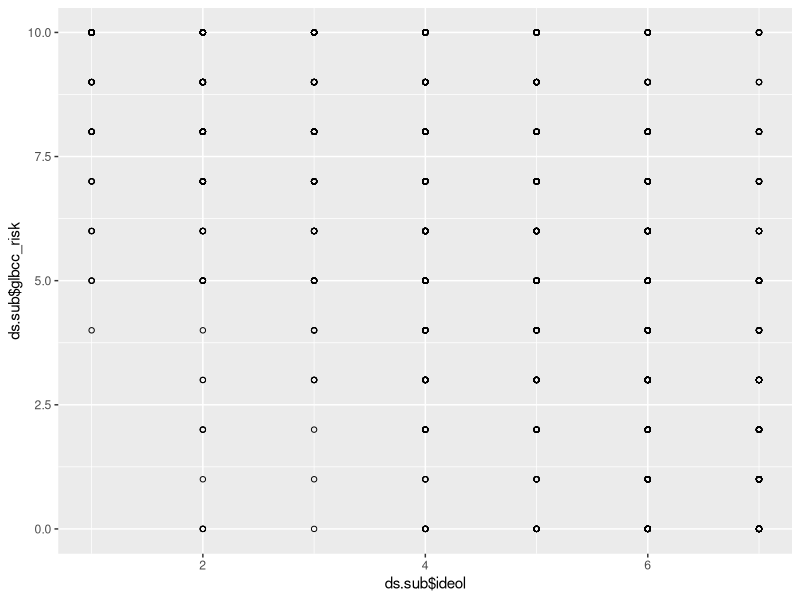
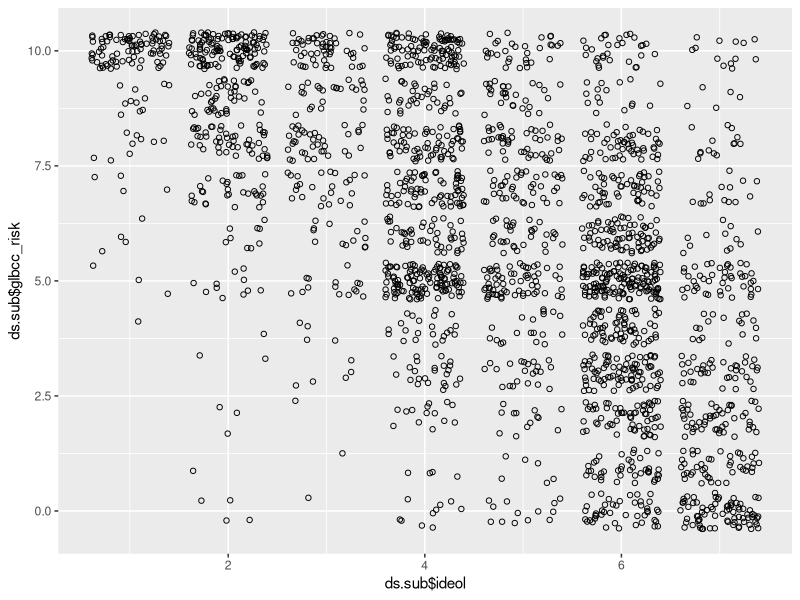
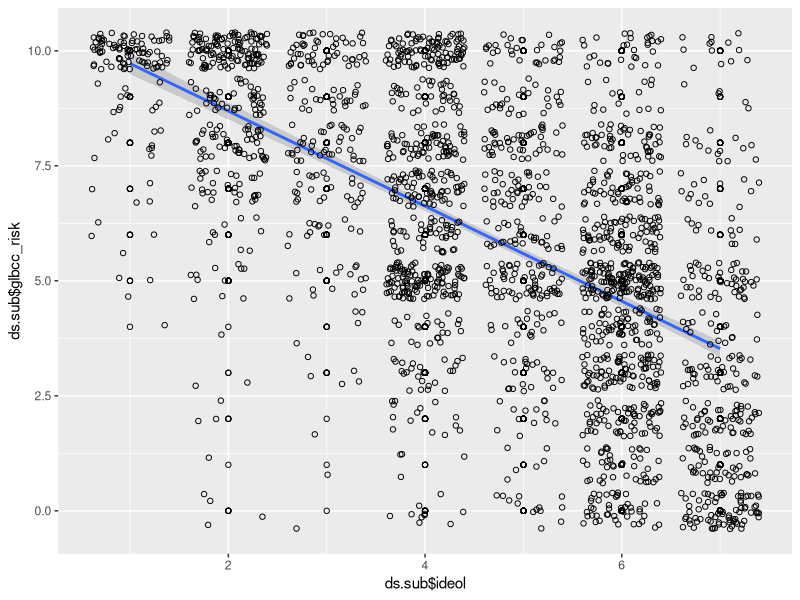
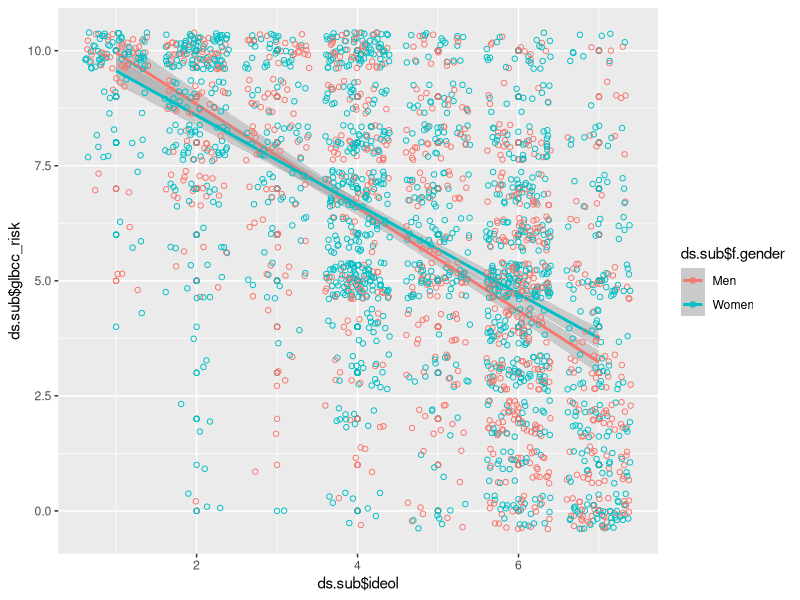
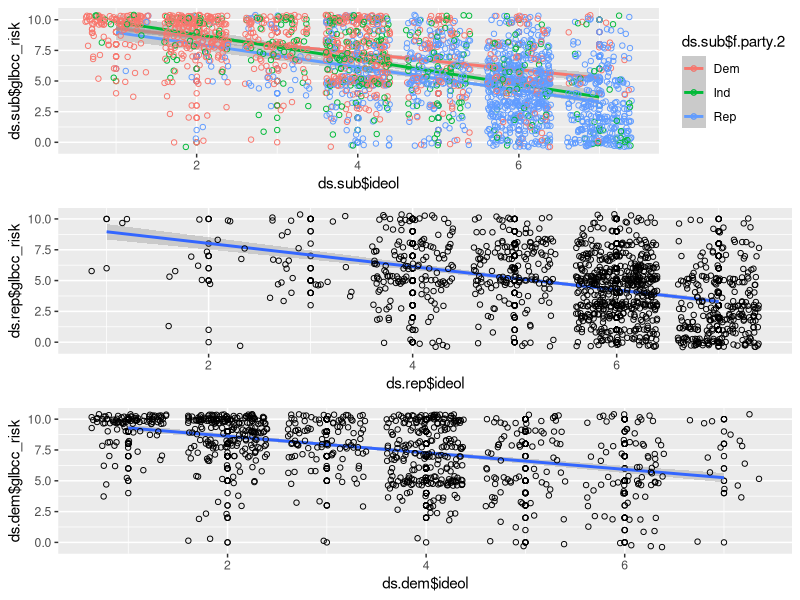
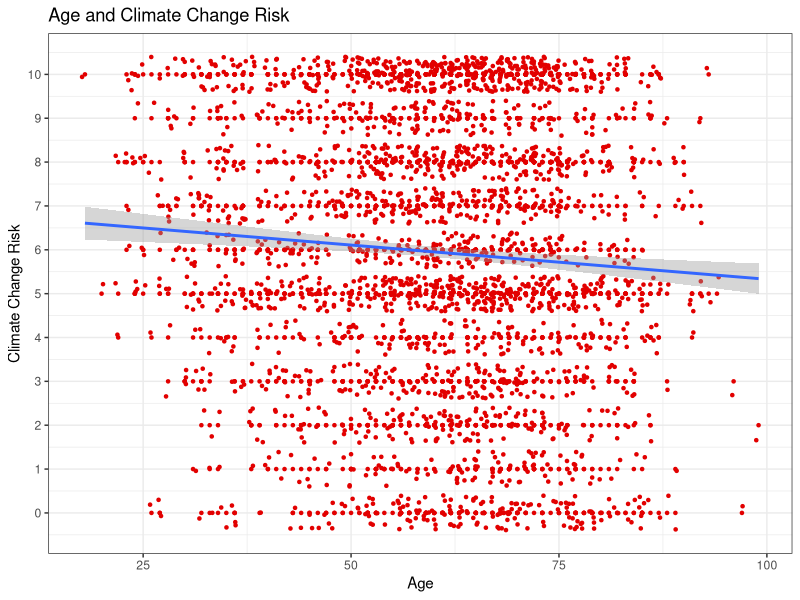

Source code (R) for these figures, in order:
## ---- chunk 1
knitr::opts_chunk$set(echo = TRUE)
#setwd("~/Methods Labs")
ds <- read.csv("Class Data Set Factored.csv")
library(ggplot2)
library(psych)
library(car)
library(vcd)
library(grid)
library(gridExtra)
options(scipen = 999)
## ---- chunk 2
x <- c(25,27,29)
y <- c(5,15,9)
## ---- chunk 3
xdev <- x-mean(x)
ydev <- y-mean(y)
## ---- chunk 4
xdev_ydev <- xdev*ydev
xdev_ydev
## ---- chunk 5
sum <- sum(xdev_ydev)
## ---- chunk 6
cov_xy <- sum/(3-1)
cov_xy
## ---- chunk 7
cov(x,y)
## ---- chunk 8
cov(ds$glbcc_cert, ds$glbcc_risk, use = "complete.obs")
## ---- chunk 9
cov(ds$income, ds$glbcc_risk, use = "complete.obs")
## ---- chunk 10
x <- c(25,27,29)
y <- c(5,15,9)
xdev <- x-mean(x)
ydev <- y-mean(y)
xdev_ydev <- xdev*ydev
sum <- sum(xdev_ydev)
cov_xy <- (1/(3-1))*sum
cov_xy
## ---- chunk 11
stnd.dev <- sd(x)*sd(y)
## ---- chunk 12
cov_xy/stnd.dev
## ---- chunk 13
numerator <- cov(ds$glbcc_cert, ds$glbcc_risk, use = "complete.obs")
denominator <- sd(ds$glbcc_cert, na.rm = T)*sd(ds$glbcc_risk, na.rm = T)
numerator/denominator
## ---- chunk 14
ds.sub <- subset(ds, select = c(glbcc_risk, ideol, f.gender, f.party.2))
ds.sub <- na.omit(ds.sub)
## ---- chunk 15
ds.sub$x <- ds.sub$glbcc_risk
ds.sub$y <- ds.sub$ideol
## ---- chunk 16
xbar <- mean(ds.sub$x)
ybar <- mean(ds.sub$y)

x.m.xbar <- ds.sub$x - xbar
y.m.ybar <- ds.sub$y - ybar

n <- length(ds.sub$x)
n

cov.xy <- (sum(x.m.xbar*y.m.ybar))/(n-1)
cov.xy
## ---- chunk 17
sd.x <- sqrt((sum(x.m.xbar^2))/(n-1))
sd.x

sd.y <- sqrt((sum(y.m.ybar^2))/(n-1))
sd.y

sd.xy <- sd.x*sd.y

cov.xy/sd.xy
## ---- chunk 18
cor(ds.sub$glbcc_risk, ds.sub$ideol)
## ---- chunk 19
cor(ds$income, ds$glbcc_risk, use = "complete.obs")
## ---- chunk 20
cor.test(ds$income, ds$glbcc_risk, use="complete.obs")
## ---- chunk 21
cor.test(ds$ideol, ds$glbcc_risk)
## ---- chunk 22
group <- data.frame(ds$glbcc_risk, ds$ideol, ds$income, ds$age)
## ---- chunk 23
cor(group, use = "complete.obs")
## ---- chunk 24
print(corr.test(group, use = "complete.obs"), short = FALSE)
## ---- chunk 25
ggplot(ds.sub, aes(x=ds.sub$ideol, y=ds.sub$glbcc_risk)) +
  geom_point(shape=1)
## ---- chunk 26
ggplot(ds.sub, aes(x=ds.sub$ideol, y=ds.sub$glbcc_risk)) +
  geom_jitter(shape=1)
## ---- chunk 27
cor(ds.sub$ideol, ds.sub$glbcc_risk, use = "complete.obs")

## ---- chunk 28
ggplot(ds.sub, aes(x=ds.sub$ideol, y=ds.sub$glbcc_risk)) +
  geom_point(shape=1) +
  geom_smooth(method = lm) +
  geom_jitter(shape=1)
## ---- chunk 29
ggplot(ds.sub, aes(x=ds.sub$ideol, y=ds.sub$glbcc_risk, color=ds.sub$f.gender)) +
  geom_point(shape=1) +
  geom_smooth(method = lm) +
  geom_jitter(shape=1)
## ---- chunk 30
ds.rep <- subset(ds.sub, f.party.2=="Rep")
ds.dem <- subset(ds.sub, f.party.2=="Dem")
## ---- chunk 31
cor.test(ds.rep$ideol, ds.rep$glbcc_risk)
cor.test(ds.dem$ideol, ds.dem$glbcc_risk)
## ---- chunk 32
rep <- ggplot(ds.rep, aes(x=ds.rep$ideol, y=ds.rep$glbcc_risk)) +
  geom_point(shape=1) +
  geom_smooth(method=lm) +
  geom_jitter(shape=1)

dem <- ggplot(ds.dem, aes(x=ds.dem$ideol, y=ds.dem$glbcc_risk)) +
  geom_point(shape=1) +
  geom_smooth(method=lm) +
  geom_jitter(shape=1)

party <- ggplot(ds.sub, aes(x=ds.sub$ideol, y=ds.sub$glbcc_risk, color = ds.sub$f.party.2)) +
  geom_point(shape=1) +
  geom_smooth(method=lm) +
  geom_jitter(shape=1)

grid.arrange(party, rep, dem)
## ---- chunk 33
sub.ds <- subset(ds, select = c("glbcc_risk", "age"))
sub.ds <- na.omit(sub.ds)
## ---- chunk 34
describe(sub.ds$age)
## ---- chunk 35
cor.test(sub.ds$glbcc_risk, sub.ds$age)
## ---- chunk 36
ggplot(sub.ds, aes(y=sub.ds$glbcc_risk, x=sub.ds$age)) +
  geom_point(shape=20, color = "#e20000") +
  geom_jitter(shape=20, color = "#e20000") +
  geom_smooth(method = lm) +
  xlab("Age") +
  ylab("Climate Change Risk") +
  ggtitle("Age and Climate Change Risk") +
  scale_y_continuous(breaks = c(0:10),
                     labels = c("0","1","2", "3", "4", "5", "6", "7", "8", "9", "10")) +
  theme_bw()
